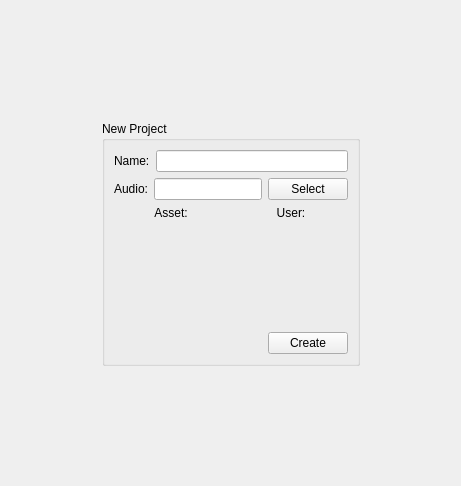
<?xml version="1.0" encoding="UTF-8"?>
<ui version="4.0">
 <class>Form</class>
 <widget class="QWidget" name="Form">
  <property name="geometry">
   <rect>
    <x>0</x>
    <y>0</y>
    <width>461</width>
    <height>486</height>
   </rect>
  </property>
  <property name="windowTitle">
   <string>Form</string>
  </property>
  <layout class="QGridLayout" name="gridLayout_2">
   <item row="1" column="2">
    <spacer name="horizontalSpacer_3">
     <property name="orientation">
      <enum>Qt::Horizontal</enum>
     </property>
     <property name="sizeHint" stdset="0">
      <size>
       <width>40</width>
       <height>20</height>
      </size>
     </property>
    </spacer>
   </item>
   <item row="1" column="1">
    <widget class="QGroupBox" name="groupBox">
     <property name="title">
      <string>New Project</string>
     </property>
     <layout class="QGridLayout" name="gridLayout">
      <item row="1" column="0" colspan="2">
       <layout class="QHBoxLayout" name="horizontalLayout_4">
        <item>
         <widget class="QLabel" name="label_4">
          <property name="text">
           <string>Audio:</string>
          </property>
         </widget>
        </item>
        <item>
         <widget class="QLineEdit" name="audioFileBox"/>
        </item>
        <item>
         <widget class="QPushButton" name="selectAudioButt">
          <property name="focusPolicy">
           <enum>Qt::NoFocus</enum>
          </property>
          <property name="text">
           <string>Select</string>
          </property>
         </widget>
        </item>
       </layout>
      </item>
      <item row="9" column="0" colspan="2">
       <layout class="QHBoxLayout" name="horizontalLayout_2">
        <item>
         <spacer name="horizontalSpacer">
          <property name="orientation">
           <enum>Qt::Horizontal</enum>
          </property>
          <property name="sizeHint" stdset="0">
           <size>
            <width>40</width>
            <height>20</height>
           </size>
          </property>
         </spacer>
        </item>
        <item>
         <widget class="QPushButton" name="createButt">
          <property name="focusPolicy">
           <enum>Qt::NoFocus</enum>
          </property>
          <property name="text">
           <string>Create</string>
          </property>
         </widget>
        </item>
       </layout>
      </item>
      <item row="8" column="0" colspan="2">
       <spacer name="verticalSpacer_2">
        <property name="orientation">
         <enum>Qt::Vertical</enum>
        </property>
        <property name="sizeHint" stdset="0">
         <size>
          <width>20</width>
          <height>40</height>
         </size>
        </property>
       </spacer>
      </item>
      <item row="0" column="0" colspan="2">
       <layout class="QHBoxLayout" name="horizontalLayout">
        <item>
         <widget class="QLabel" name="label">
          <property name="text">
           <string>Name:</string>
          </property>
         </widget>
        </item>
        <item>
         <widget class="QLineEdit" name="nameBox"/>
        </item>
       </layout>
      </item>
      <item row="2" column="0" colspan="2">
       <layout class="QHBoxLayout" name="horizontalLayout_3">
        <item>
         <widget class="QLabel" name="label_2">
          <property name="text">
           <string>Asset:</string>
          </property>
          <property name="alignment">
           <set>Qt::AlignCenter</set>
          </property>
         </widget>
        </item>
        <item>
         <widget class="QLabel" name="label_3">
          <property name="text">
           <string>User:</string>
          </property>
          <property name="alignment">
           <set>Qt::AlignCenter</set>
          </property>
         </widget>
        </item>
       </layout>
      </item>
      <item row="3" column="0" colspan="2">
       <widget class="QFrame" name="assetFrame">
        <property name="frameShape">
         <enum>QFrame::StyledPanel</enum>
        </property>
        <property name="frameShadow">
         <enum>QFrame::Raised</enum>
        </property>
       </widget>
      </item>
      <item row="6" column="0" colspan="2">
       <widget class="QLabel" name="messageLabel">
        <property name="text">
         <string/>
        </property>
        <property name="alignment">
         <set>Qt::AlignCenter</set>
        </property>
       </widget>
      </item>
      <item row="5" column="0" colspan="2">
       <spacer name="verticalSpacer">
        <property name="orientation">
         <enum>Qt::Vertical</enum>
        </property>
        <property name="sizeHint" stdset="0">
         <size>
          <width>20</width>
          <height>40</height>
         </size>
        </property>
       </spacer>
      </item>
     </layout>
    </widget>
   </item>
   <item row="1" column="0">
    <spacer name="horizontalSpacer_2">
     <property name="orientation">
      <enum>Qt::Horizontal</enum>
     </property>
     <property name="sizeHint" stdset="0">
      <size>
       <width>40</width>
       <height>20</height>
      </size>
     </property>
    </spacer>
   </item>
   <item row="0" column="1">
    <spacer name="verticalSpacer_3">
     <property name="orientation">
      <enum>Qt::Vertical</enum>
     </property>
     <property name="sizeHint" stdset="0">
      <size>
       <width>20</width>
       <height>40</height>
      </size>
     </property>
    </spacer>
   </item>
   <item row="2" column="1">
    <spacer name="verticalSpacer_4">
     <property name="orientation">
      <enum>Qt::Vertical</enum>
     </property>
     <property name="sizeHint" stdset="0">
      <size>
       <width>20</width>
       <height>40</height>
      </size>
     </property>
    </spacer>
   </item>
  </layout>
 </widget>
 <resources/>
 <connections/>
</ui>
